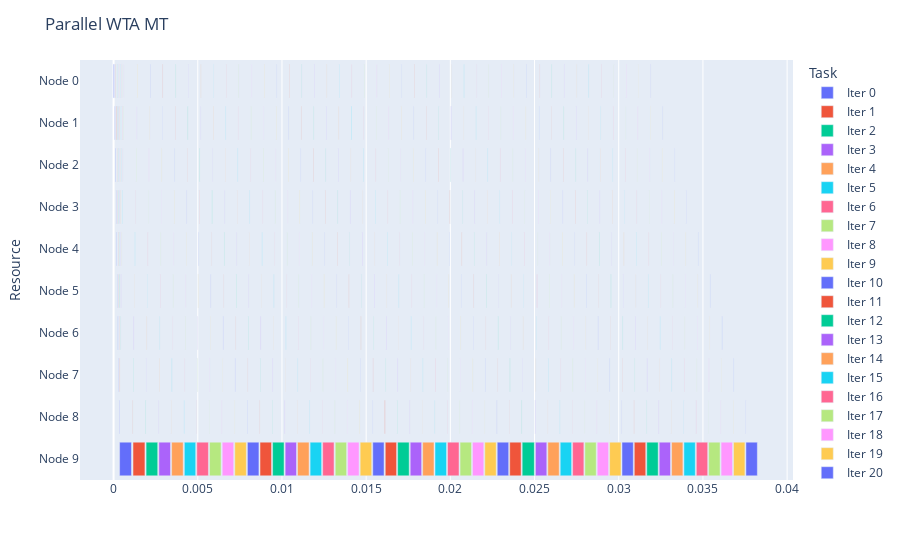

The cell this chart's notebook holds for it:
### Code cell
fig = getDataGantt(logs[1], "Parallel WTA MT")
fig.show()

### Figure 1 — Plotly figure (JSON) as saved in the notebook; plotly's stock layout.template omitted (floating-point values rounded to 4 significant figures)
{"data": [{"alignmentgroup": "True", "base": [0, 7.296e-05, 0.0001087, 0.0001528, 0.0001872, 0.0002201, 0.0002534, 0.0002894, 0.0003264, 0.0003574], "hovertemplate": "Task=Iter 0<br>Start=%{base}<br>Finish=%{x}<br>Resource=%{y}<extra></extra>", "legendgroup": "Iter 0", "marker": {"color": "#636efa", "pattern": {"shape": ""}}, "name": "Iter 0", "offsetgroup": "Iter 0", "orientation": "h", "showlegend": true, "textposition": "auto", "type": "bar", "x": [3.552e-05, 1.669e-05, 2.432e-05, 1.502e-05, 1.502e-05, 1.526e-05, 1.526e-05, 1.621e-05, 1.645e-05, 0.000705], "xaxis": "x", "y": ["Node 0", "Node 1", "Node 2", "Node 3", "Node 4", "Node 5", "Node 6", "Node 7", "Node 8", "Node 9"], "yaxis": "y"}, {"alignmentgroup": "True", "base": [0.0001228, 0.0001876, 0.0002177, 0.0002401, 0.0002639, 0.0002985, 0.000334, 0.0003705, 0.001132, 0.001154], "hovertemplate": "Task=Iter 1<br>Start=%{base}<br>Finish=%{x}<br>Resource=%{y}<extra></extra>", "legendgroup": "Iter 1", "marker": {"color": "#EF553B", "pattern": {"shape": ""}}, "name": "Iter 1", "offsetgroup": "Iter 1", "orientation": "h", "showlegend": true, "textposition": "auto", "type": "bar", "x": [1.144e-05, 1.764e-05, 1.144e-05, 1.049e-05, 1.025e-05, 1.049e-05, 1.025e-05, 1.121e-05, 1.097e-05, 0.0007083], "xaxis": "x", "y": ["Node 0", "Node 1", "Node 2", "Node 3", "Node 4", "Node 5", "Node 6", "Node 7", "Node 8", "Node 9"], "yaxis": "y"}, {"alignmentgroup": "True", "base": [0.0002244, 0.0002561, 0.0002782, 0.0003009, 0.0003338, 0.0003684, 0.0004041, 0.001167, 0.00191, 0.00193], "hovertemplate": "Task=Iter 2<br>Start=%{base}<br>Finish=%{x}<br>Resource=%{y}<extra></extra>", "legendgroup": "Iter 2", "marker": {"color": "#00cc96", "pattern": {"shape": ""}}, "name": "Iter 2", "offsetgroup": "Iter 2", "orientation": "h", "showlegend": true, "textposition": "auto", "type": "bar", "x": [9.775e-06, 1.121e-05, 1.192e-05, 1.001e-05, 9.537e-06, 9.537e-06, 1.049e-05, 1.025e-05, 1.001e-05, 0.0006909], "xaxis": "x", "y": ["Node 0", "Node 1", "Node 2", "Node 3", "Node 4", "Node 5", "Node 6", "Node 7", "Node 8", "Node 9"], "yaxis": "y"}, {"alignmentgroup": "True", "base": [0.0002847, 0.000315, 0.0003359, 0.0003674, 0.0004001, 0.0004373, 0.0012, 0.001942, 0.002669, 0.002689], "hovertemplate": "Task=Iter 3<br>Start=%{base}<br>Finish=%{x}<br>Resource=%{y}<extra></extra>", "legendgroup": "Iter 3", "marker": {"color": "#ab63fa", "pattern": {"shape": ""}}, "name": "Iter 3", "offsetgroup": "Iter 3", "orientation": "h", "showlegend": true, "textposition": "auto", "type": "bar", "x": [9.537e-06, 9.775e-06, 9.06e-06, 9.537e-06, 9.298e-06, 9.298e-06, 1.049e-05, 1.001e-05, 1.001e-05, 0.0006897], "xaxis": "x", "y": ["Node 0", "Node 1", "Node 2", "Node 3", "Node 4", "Node 5", "Node 6", "Node 7", "Node 8", "Node 9"], "yaxis": "y"}, {"alignmentgroup": "True", "base": [0.0003426, 0.00037, 0.0003998, 0.0004318, 0.0004692, 0.001234, 0.001973, 0.002701, 0.003426, 0.003446], "hovertemplate": "Task=Iter 4<br>Start=%{base}<br>Finish=%{x}<br>Resource=%{y}<extra></extra>", "legendgroup": "Iter 4", "marker": {"color": "#FFA15A", "pattern": {"shape": ""}}, "name": "Iter 4", "offsetgroup": "Iter 4", "orientation": "h", "showlegend": true, "textposition": "auto", "type": "bar", "x": [9.06e-06, 9.06e-06, 9.537e-06, 9.537e-06, 9.298e-06, 9.775e-06, 9.537e-06, 9.775e-06, 9.298e-06, 0.0006878], "xaxis": "x", "y": ["Node 0", "Node 1", "Node 2", "Node 3", "Node 4", "Node 5", "Node 6", "Node 7", "Node 8", "Node 9"], "yaxis": "y"}, {"alignmentgroup": "True", "base": [0.000397, 0.0004373, 0.0004661, 0.0005019, 0.001267, 0.002005, 0.002734, 0.00346, 0.004181, 0.004201], "hovertemplate": "Task=Iter 5<br>Start=%{base}<br>Finish=%{x}<br>Resource=%{y}<extra></extra>", "legendgroup": "Iter 5", "marker": {"color": "#19d3f3", "pattern": {"shape": ""}}, "name": "Iter 5", "offsetgroup": "Iter 5", "orientation": "h", "showlegend": true, "textposition": "auto", "type": "bar", "x": [9.298e-06, 9.537e-06, 9.775e-06, 9.06e-06, 1.001e-05, 9.537e-06, 9.775e-06, 1.168e-05, 9.537e-06, 0.0006766], "xaxis": "x", "y": ["Node 0", "Node 1", "Node 2", "Node 3", "Node 4", "Node 5", "Node 6", "Node 7", "Node 8", "Node 9"], "yaxis": "y"}, {"alignmentgroup": "True", "base": [0.0004637, 0.0005007, 0.0005331, 0.001299, 0.002037, 0.002767, 0.003495, 0.004213, 0.004923, 0.004943], "hovertemplate": "Task=Iter 6<br>Start=%{base}<br>Finish=%{x}<br>Resource=%{y}<extra></extra>", "legendgroup": "Iter 6", "marker": {"color": "#FF6692", "pattern": {"shape": ""}}, "name": "Iter 6", "offsetgroup": "Iter 6", "orientation": "h", "showlegend": true, "textposition": "auto", "type": "bar", "x": [8.821e-06, 9.537e-06, 9.06e-06, 1.001e-05, 9.06e-06, 9.775e-06, 9.298e-06, 9.537e-06, 9.298e-06, 0.00069], "xaxis": "x", "y": ["Node 0", "Node 1", "Node 2", "Node 3", "Node 4", "Node 5", "Node 6", "Node 7", "Node 8", "Node 9"], "yaxis": "y"}, {"alignmentgroup": "True", "base": [0.0005274, 0.0005646, 0.001332, 0.002068, 0.0028, 0.003527, 0.004246, 0.004954, 0.005679, 0.005699], "hovertemplate": "Task=Iter 7<br>Start=%{base}<br>Finish=%{x}<br>Resource=%{y}<extra></extra>", "legendgroup": "Iter 7", "marker": {"color": "#B6E880", "pattern": {"shape": ""}}, "name": "Iter 7", "offsetgroup": "Iter 7", "orientation": "h", "showlegend": true, "textposition": "auto", "type": "bar", "x": [9.298e-06, 9.537e-06, 9.775e-06, 9.06e-06, 9.537e-06, 9.775e-06, 1.025e-05, 9.537e-06, 9.775e-06, 0.0006845], "xaxis": "x", "y": ["Node 0", "Node 1", "Node 2", "Node 3", "Node 4", "Node 5", "Node 6", "Node 7", "Node 8", "Node 9"], "yaxis": "y"}, {"alignmentgroup": "True", "base": [0.0005908, 0.001365, 0.002098, 0.002832, 0.00356, 0.00428, 0.004986, 0.005711, 0.006431, 0.006451], "hovertemplate": "Task=Iter 8<br>Start=%{base}<br>Finish=%{x}<br>Resource=%{y}<extra></extra>", "legendgroup": "Iter 8", "marker": {"color": "#FF97FF", "pattern": {"shape": ""}}, "name": "Iter 8", "offsetgroup": "Iter 8", "orientation": "h", "showlegend": true, "textposition": "auto", "type": "bar", "x": [9.298e-06, 1.073e-05, 9.775e-06, 9.775e-06, 1.001e-05, 1.001e-05, 9.775e-06, 9.537e-06, 9.537e-06, 0.0006835], "xaxis": "x", "y": ["Node 0", "Node 1", "Node 2", "Node 3", "Node 4", "Node 5", "Node 6", "Node 7", "Node 8", "Node 9"], "yaxis": "y"}, {"alignmentgroup": "True", "base": [0.001393, 0.002138, 0.002865, 0.003593, 0.004313, 0.005018, 0.005744, 0.006464, 0.007178, 0.007198], "hovertemplate": "Task=Iter 9<br>Start=%{base}<br>Finish=%{x}<br>Resource=%{y}<extra></extra>", "legendgroup": "Iter 9", "marker": {"color": "#FECB52", "pattern": {"shape": ""}}, "name": "Iter 9", "offsetgroup": "Iter 9", "orientation": "h", "showlegend": true, "textposition": "auto", "type": "bar", "x": [1.025e-05, 1.001e-05, 9.298e-06, 9.775e-06, 9.537e-06, 9.298e-06, 1.001e-05, 9.537e-06, 9.298e-06, 0.0006871], "xaxis": "x", "y": ["Node 0", "Node 1", "Node 2", "Node 3", "Node 4", "Node 5", "Node 6", "Node 7", "Node 8", "Node 9"], "yaxis": "y"}, {"alignmentgroup": "True", "base": [0.002166, 0.002896, 0.003626, 0.004345, 0.00505, 0.005777, 0.006498, 0.00721, 0.007927, 0.007946], "hovertemplate": "Task=Iter 10<br>Start=%{base}<br>Finish=%{x}<br>Resource=%{y}<extra></extra>", "legendgroup": "Iter 10", "marker": {"color": "#636efa", "pattern": {"shape": ""}}, "name": "Iter 10", "offsetgroup": "Iter 10", "orientation": "h", "showlegend": true, "textposition": "auto", "type": "bar", "x": [1.073e-05, 1.025e-05, 1.025e-05, 9.537e-06, 9.775e-06, 1.001e-05, 1.001e-05, 9.775e-06, 9.537e-06, 0.0006862], "xaxis": "x", "y": ["Node 0", "Node 1", "Node 2", "Node 3", "Node 4", "Node 5", "Node 6", "Node 7", "Node 8", "Node 9"], "yaxis": "y"}, {"alignmentgroup": "True", "base": [0.002924, 0.00366, 0.004378, 0.005082, 0.00581, 0.00653, 0.007242, 0.007959, 0.008675, 0.008696], "hovertemplate": "Task=Iter 11<br>Start=%{base}<br>Finish=%{x}<br>Resource=%{y}<extra></extra>", "legendgroup": "Iter 11", "marker": {"color": "#EF553B", "pattern": {"shape": ""}}, "name": "Iter 11", "offsetgroup": "Iter 11", "orientation": "h", "showlegend": true, "textposition": "auto", "type": "bar", "x": [1.001e-05, 1.049e-05, 9.775e-06, 9.537e-06, 9.537e-06, 9.537e-06, 1.001e-05, 9.298e-06, 9.537e-06, 0.0006838], "xaxis": "x", "y": ["Node 0", "Node 1", "Node 2", "Node 3", "Node 4", "Node 5", "Node 6", "Node 7", "Node 8", "Node 9"], "yaxis": "y"}, {"alignmentgroup": "True", "base": [0.003688, 0.004411, 0.005123, 0.005842, 0.006562, 0.007275, 0.007993, 0.008707, 0.009422, 0.009442], "hovertemplate": "Task=Iter 12<br>Start=%{base}<br>Finish=%{x}<br>Resource=%{y}<extra></extra>", "legendgroup": "Iter 12", "marker": {"color": "#00cc96", "pattern": {"shape": ""}}, "name": "Iter 12", "offsetgroup": "Iter 12", "orientation": "h", "showlegend": true, "textposition": "auto", "type": "bar", "x": [1.025e-05, 1.025e-05, 9.775e-06, 9.537e-06, 9.298e-06, 9.298e-06, 9.775e-06, 9.537e-06, 9.298e-06, 0.0006835], "xaxis": "x", "y": ["Node 0", "Node 1", "Node 2", "Node 3", "Node 4", "Node 5", "Node 6", "Node 7", "Node 8", "Node 9"], "yaxis": "y"}, {"alignmentgroup": "True", "base": [0.004439, 0.005156, 0.005873, 0.006594, 0.007308, 0.008025, 0.008741, 0.009454, 0.01017, 0.01019], "hovertemplate": "Task=Iter 13<br>Start=%{base}<br>Finish=%{x}<br>Resource=%{y}<extra></extra>", "legendgroup": "Iter 13", "marker": {"color": "#ab63fa", "pattern": {"shape": ""}}, "name": "Iter 13", "offsetgroup": "Iter 13", "orientation": "h", "showlegend": true, "textposition": "auto", "type": "bar", "x": [1.001e-05, 9.775e-06, 9.298e-06, 9.537e-06, 9.537e-06, 9.06e-06, 1.121e-05, 9.537e-06, 9.537e-06, 0.0006745], "xaxis": "x", "y": ["Node 0", "Node 1", "Node 2", "Node 3", "Node 4", "Node 5", "Node 6", "Node 7", "Node 8", "Node 9"], "yaxis": "y"}, {"alignmentgroup": "True", "base": [0.005185, 0.005907, 0.006627, 0.007341, 0.008057, 0.008776, 0.009488, 0.0102, 0.0109, 0.01092], "hovertemplate": "Task=Iter 14<br>Start=%{base}<br>Finish=%{x}<br>Resource=%{y}<extra></extra>", "legendgroup": "Iter 14", "marker": {"color": "#FFA15A", "pattern": {"shape": ""}}, "name": "Iter 14", "offsetgroup": "Iter 14", "orientation": "h", "showlegend": true, "textposition": "auto", "type": "bar", "x": [9.537e-06, 1.001e-05, 1.049e-05, 9.298e-06, 9.06e-06, 1.001e-05, 9.775e-06, 1.001e-05, 9.298e-06, 0.0006869], "xaxis": "x", "y": ["Node 0", "Node 1", "Node 2", "Node 3", "Node 4", "Node 5", "Node 6", "Node 7", "Node 8", "Node 9"], "yaxis": "y"}, {"alignmentgroup": "True", "base": [0.005934, 0.006662, 0.007374, 0.008089, 0.008811, 0.00952, 0.01023, 0.01094, 0.01165, 0.01167], "hovertemplate": "Task=Iter 15<br>Start=%{base}<br>Finish=%{x}<br>Resource=%{y}<extra></extra>", "legendgroup": "Iter 15", "marker": {"color": "#19d3f3", "pattern": {"shape": ""}}, "name": "Iter 15", "offsetgroup": "Iter 15", "orientation": "h", "showlegend": true, "textposition": "auto", "type": "bar", "x": [1.001e-05, 1.049e-05, 1.025e-05, 9.298e-06, 1.073e-05, 9.298e-06, 1.001e-05, 9.537e-06, 9.537e-06, 0.000684], "xaxis": "x", "y": ["Node 0", "Node 1", "Node 2", "Node 3", "Node 4", "Node 5", "Node 6", "Node 7", "Node 8", "Node 9"], "yaxis": "y"}, {"alignmentgroup": "True", "base": [0.006691, 0.007407, 0.008126, 0.008845, 0.009552, 0.01027, 0.01097, 0.01168, 0.0124, 0.01242], "hovertemplate": "Task=Iter 16<br>Start=%{base}<br>Finish=%{x}<br>Resource=%{y}<extra></extra>", "legendgroup": "Iter 16", "marker": {"color": "#FF6692", "pattern": {"shape": ""}}, "name": "Iter 16", "offsetgroup": "Iter 16", "orientation": "h", "showlegend": true, "textposition": "auto", "type": "bar", "x": [1.025e-05, 9.298e-06, 1.001e-05, 9.298e-06, 9.537e-06, 9.298e-06, 9.06e-06, 9.298e-06, 9.298e-06, 0.0006766], "xaxis": "x", "y": ["Node 0", "Node 1", "Node 2", "Node 3", "Node 4", "Node 5", "Node 6", "Node 7", "Node 8", "Node 9"], "yaxis": "y"}, {"alignmentgroup": "True", "base": [0.007436, 0.008158, 0.008874, 0.009585, 0.0103, 0.011, 0.01172, 0.01243, 0.01314, 0.01316], "hovertemplate": "Task=Iter 17<br>Start=%{base}<br>Finish=%{x}<br>Resource=%{y}<extra></extra>", "legendgroup": "Iter 17", "marker": {"color": "#B6E880", "pattern": {"shape": ""}}, "name": "Iter 17", "offsetgroup": "Iter 17", "orientation": "h", "showlegend": true, "textposition": "auto", "type": "bar", "x": [1.049e-05, 1.049e-05, 9.775e-06, 1.001e-05, 9.537e-06, 9.298e-06, 9.775e-06, 9.537e-06, 9.298e-06, 0.000675], "xaxis": "x", "y": ["Node 0", "Node 1", "Node 2", "Node 3", "Node 4", "Node 5", "Node 6", "Node 7", "Node 8", "Node 9"], "yaxis": "y"}, {"alignmentgroup": "True", "base": [0.008186, 0.008907, 0.009617, 0.01033, 0.01103, 0.01175, 0.01246, 0.01318, 0.01388, 0.0139], "hovertemplate": "Task=Iter 18<br>Start=%{base}<br>Finish=%{x}<br>Resource=%{y}<extra></extra>", "legendgroup": "Iter 18", "marker": {"color": "#FF97FF", "pattern": {"shape": ""}}, "name": "Iter 18", "offsetgroup": "Iter 18", "orientation": "h", "showlegend": true, "textposition": "auto", "type": "bar", "x": [1.049e-05, 9.537e-06, 1.001e-05, 9.537e-06, 9.06e-06, 9.298e-06, 9.298e-06, 9.537e-06, 9.06e-06, 0.0006804], "xaxis": "x", "y": ["Node 0", "Node 1", "Node 2", "Node 3", "Node 4", "Node 5", "Node 6", "Node 7", "Node 8", "Node 9"], "yaxis": "y"}, {"alignmentgroup": "True", "base": [0.008934, 0.009651, 0.01036, 0.01106, 0.01178, 0.01249, 0.01321, 0.01391, 0.01462, 0.01464], "hovertemplate": "Task=Iter 19<br>Start=%{base}<br>Finish=%{x}<br>Resource=%{y}<extra></extra>", "legendgroup": "Iter 19", "marker": {"color": "#FECB52", "pattern": {"shape": ""}}, "name": "Iter 19", "offsetgroup": "Iter 19", "orientation": "h", "showlegend": true, "textposition": "auto", "type": "bar", "x": [9.775e-06, 1.001e-05, 1.025e-05, 9.537e-06, 9.537e-06, 9.298e-06, 9.298e-06, 9.537e-06, 9.537e-06, 0.0006862], "xaxis": "x", "y": ["Node 0", "Node 1", "Node 2", "Node 3", "Node 4", "Node 5", "Node 6", "Node 7", "Node 8", "Node 9"], "yaxis": "y"}, {"alignmentgroup": "True", "base": [0.009678, 0.01039, 0.01109, 0.01181, 0.01253, 0.01324, 0.01394, 0.01466, 0.01537, 0.01539], "hovertemplate": "Task=Iter 20<br>Start=%{base}<br>Finish=%{x}<br>Resource=%{y}<extra></extra>", "legendgroup": "Iter 20", "marker": {"color": "#636efa", "pattern": {"shape": ""}}, "name": "Iter 20", "offsetgroup": "Iter 20", "orientation": "h", "showlegend": true, "textposition": "auto", "type": "bar", "x": [1.097e-05, 1.073e-05, 1.073e-05, 1.049e-05, 1.025e-05, 1.001e-05, 1.001e-05, 1.025e-05, 9.775e-06, 0.0006723], "xaxis": "x", "y": ["Node 0", "Node 1", "Node 2", "Node 3", "Node 4", "Node 5", "Node 6", "Node 7", "Node 8", "Node 9"], "yaxis": "y"}, {"alignmentgroup": "True", "base": [0.01042, 0.01114, 0.01185, 0.01256, 0.01327, 0.01398, 0.01469, 0.0154, 0.01611, 0.01613], "hovertemplate": "Task=Iter 21<br>Start=%{base}<br>Finish=%{x}<br>Resource=%{y}<extra></extra>", "legendgroup": "Iter 21", "marker": {"color": "#EF553B", "pattern": {"shape": ""}}, "name": "Iter 21", "offsetgroup": "Iter 21", "orientation": "h", "showlegend": true, "textposition": "auto", "type": "bar", "x": [1.025e-05, 1.025e-05, 1.073e-05, 9.775e-06, 9.537e-06, 9.06e-06, 9.298e-06, 9.775e-06, 1.836e-05, 0.0006721], "xaxis": "x", "y": ["Node 0", "Node 1", "Node 2", "Node 3", "Node 4", "Node 5", "Node 6", "Node 7", "Node 8", "Node 9"], "yaxis": "y"}, {"alignmentgroup": "True", "base": [0.01116, 0.01188, 0.01259, 0.0133, 0.01401, 0.01472, 0.01544, 0.01615, 0.01685, 0.01687], "hovertemplate": "Task=Iter 22<br>Start=%{base}<br>Finish=%{x}<br>Resource=%{y}<extra></extra>", "legendgroup": "Iter 22", "marker": {"color": "#00cc96", "pattern": {"shape": ""}}, "name": "Iter 22", "offsetgroup": "Iter 22", "orientation": "h", "showlegend": true, "textposition": "auto", "type": "bar", "x": [1.001e-05, 9.537e-06, 1.025e-05, 9.537e-06, 9.775e-06, 9.537e-06, 9.298e-06, 9.537e-06, 9.775e-06, 0.0006883], "xaxis": "x", "y": ["Node 0", "Node 1", "Node 2", "Node 3", "Node 4", "Node 5", "Node 6", "Node 7", "Node 8", "Node 9"], "yaxis": "y"}, {"alignmentgroup": "True", "base": [0.01191, 0.01262, 0.01334, 0.01404, 0.01475, 0.01547, 0.01618, 0.01688, 0.0176, 0.01762], "hovertemplate": "Task=Iter 23<br>Start=%{base}<br>Finish=%{x}<br>Resource=%{y}<extra></extra>", "legendgroup": "Iter 23", "marker": {"color": "#ab63fa", "pattern": {"shape": ""}}, "name": "Iter 23", "offsetgroup": "Iter 23", "orientation": "h", "showlegend": true, "textposition": "auto", "type": "bar", "x": [9.775e-06, 1.001e-05, 1.025e-05, 9.298e-06, 9.775e-06, 9.537e-06, 9.06e-06, 9.775e-06, 9.06e-06, 0.0006797], "xaxis": "x", "y": ["Node 0", "Node 1", "Node 2", "Node 3", "Node 4", "Node 5", "Node 6", "Node 7", "Node 8", "Node 9"], "yaxis": "y"}, {"alignmentgroup": "True", "base": [0.01265, 0.01337, 0.01407, 0.01479, 0.0155, 0.01621, 0.01691, 0.01763, 0.01834, 0.01836], "hovertemplate": "Task=Iter 24<br>Start=%{base}<br>Finish=%{x}<br>Resource=%{y}<extra></extra>", "legendgroup": "Iter 24", "marker": {"color": "#FFA15A", "pattern": {"shape": ""}}, "name": "Iter 24", "offsetgroup": "Iter 24", "orientation": "h", "showlegend": true, "textposition": "auto", "type": "bar", "x": [9.775e-06, 1.025e-05, 9.537e-06, 9.537e-06, 9.06e-06, 9.775e-06, 8.821e-06, 9.775e-06, 9.298e-06, 0.0006735], "xaxis": "x", "y": ["Node 0", "Node 1", "Node 2", "Node 3", "Node 4", "Node 5", "Node 6", "Node 7", "Node 8", "Node 9"], "yaxis": "y"}, {"alignmentgroup": "True", "base": [0.0134, 0.0141, 0.01482, 0.01553, 0.01624, 0.01694, 0.01766, 0.01837, 0.01907, 0.01909], "hovertemplate": "Task=Iter 25<br>Start=%{base}<br>Finish=%{x}<br>Resource=%{y}<extra></extra>", "legendgroup": "Iter 25", "marker": {"color": "#19d3f3", "pattern": {"shape": ""}}, "name": "Iter 25", "offsetgroup": "Iter 25", "orientation": "h", "showlegend": true, "textposition": "auto", "type": "bar", "x": [1.001e-05, 1.788e-05, 1.025e-05, 9.775e-06, 9.537e-06, 9.298e-06, 9.537e-06, 9.775e-06, 9.298e-06, 0.0006852], "xaxis": "x", "y": ["Node 0", "Node 1", "Node 2", "Node 3", "Node 4", "Node 5", "Node 6", "Node 7", "Node 8", "Node 9"], "yaxis": "y"}, {"alignmentgroup": "True", "base": [0.01414, 0.01485, 0.01556, 0.01628, 0.01697, 0.01769, 0.0184, 0.0191, 0.01981, 0.01983], "hovertemplate": "Task=Iter 26<br>Start=%{base}<br>Finish=%{x}<br>Resource=%{y}<extra></extra>", "legendgroup": "Iter 26", "marker": {"color": "#FF6692", "pattern": {"shape": ""}}, "name": "Iter 26", "offsetgroup": "Iter 26", "orientation": "h", "showlegend": true, "textposition": "auto", "type": "bar", "x": [1.049e-05, 9.06e-06, 9.775e-06, 9.775e-06, 9.298e-06, 9.298e-06, 9.298e-06, 1.764e-05, 9.298e-06, 0.0006833], "xaxis": "x", "y": ["Node 0", "Node 1", "Node 2", "Node 3", "Node 4", "Node 5", "Node 6", "Node 7", "Node 8", "Node 9"], "yaxis": "y"}, {"alignmentgroup": "True", "base": [0.01488, 0.0156, 0.01631, 0.01701, 0.01773, 0.01843, 0.01914, 0.01985, 0.02056, 0.02058], "hovertemplate": "Task=Iter 27<br>Start=%{base}<br>Finish=%{x}<br>Resource=%{y}<extra></extra>", "legendgroup": "Iter 27", "marker": {"color": "#B6E880", "pattern": {"shape": ""}}, "name": "Iter 27", "offsetgroup": "Iter 27", "orientation": "h", "showlegend": true, "textposition": "auto", "type": "bar", "x": [1.001e-05, 1.049e-05, 9.537e-06, 9.298e-06, 9.775e-06, 9.06e-06, 9.06e-06, 9.298e-06, 9.537e-06, 0.000679], "xaxis": "x", "y": ["Node 0", "Node 1", "Node 2", "Node 3", "Node 4", "Node 5", "Node 6", "Node 7", "Node 8", "Node 9"], "yaxis": "y"}, {"alignmentgroup": "True", "base": [0.01562, 0.01634, 0.01704, 0.01776, 0.01847, 0.01917, 0.01988, 0.02059, 0.02129, 0.02131], "hovertemplate": "Task=Iter 28<br>Start=%{base}<br>Finish=%{x}<br>Resource=%{y}<extra></extra>", "legendgroup": "Iter 28", "marker": {"color": "#FF97FF", "pattern": {"shape": ""}}, "name": "Iter 28", "offsetgroup": "Iter 28", "orientation": "h", "showlegend": true, "textposition": "auto", "type": "bar", "x": [1.025e-05, 9.537e-06, 1.001e-05, 9.537e-06, 9.537e-06, 9.298e-06, 9.06e-06, 9.537e-06, 9.298e-06, 0.0006723], "xaxis": "x", "y": ["Node 0", "Node 1", "Node 2", "Node 3", "Node 4", "Node 5", "Node 6", "Node 7", "Node 8", "Node 9"], "yaxis": "y"}, {"alignmentgroup": "True", "base": [0.01637, 0.01707, 0.01779, 0.0185, 0.01921, 0.01991, 0.02062, 0.02133, 0.02203, 0.02205], "hovertemplate": "Task=Iter 29<br>Start=%{base}<br>Finish=%{x}<br>Resource=%{y}<extra></extra>", "legendgroup": "Iter 29", "marker": {"color": "#FECB52", "pattern": {"shape": ""}}, "name": "Iter 29", "offsetgroup": "Iter 29", "orientation": "h", "showlegend": true, "textposition": "auto", "type": "bar", "x": [1.049e-05, 9.06e-06, 9.537e-06, 9.298e-06, 9.537e-06, 9.06e-06, 9.06e-06, 9.537e-06, 8.821e-06, 0.0006788], "xaxis": "x", "y": ["Node 0", "Node 1", "Node 2", "Node 3", "Node 4", "Node 5", "Node 6", "Node 7", "Node 8", "Node 9"], "yaxis": "y"}, {"alignmentgroup": "True", "base": [0.0171, 0.01782, 0.01853, 0.01924, 0.01994, 0.02065, 0.02136, 0.02206, 0.02276, 0.02278], "hovertemplate": "Task=Iter 30<br>Start=%{base}<br>Finish=%{x}<br>Resource=%{y}<extra></extra>", "legendgroup": "Iter 30", "marker": {"color": "#636efa", "pattern": {"shape": ""}}, "name": "Iter 30", "offsetgroup": "Iter 30", "orientation": "h", "showlegend": true, "textposition": "auto", "type": "bar", "x": [9.775e-06, 9.06e-06, 9.298e-06, 9.298e-06, 9.298e-06, 9.06e-06, 9.06e-06, 9.06e-06, 9.537e-06, 0.0006807], "xaxis": "x", "y": ["Node 0", "Node 1", "Node 2", "Node 3", "Node 4", "Node 5", "Node 6", "Node 7", "Node 8", "Node 9"], "yaxis": "y"}, {"alignmentgroup": "True", "base": [0.01785, 0.01856, 0.01927, 0.01997, 0.02068, 0.02139, 0.02209, 0.0228, 0.0235, 0.02352], "hovertemplate": "Task=Iter 31<br>Start=%{base}<br>Finish=%{x}<br>Resource=%{y}<extra></extra>", "legendgroup": "Iter 31", "marker": {"color": "#EF553B", "pattern": {"shape": ""}}, "name": "Iter 31", "offsetgroup": "Iter 31", "orientation": "h", "showlegend": true, "textposition": "auto", "type": "bar", "x": [9.775e-06, 8.821e-06, 1.001e-05, 9.537e-06, 9.537e-06, 9.298e-06, 8.821e-06, 9.775e-06, 9.298e-06, 0.000679], "xaxis": "x", "y": ["Node 0", "Node 1", "Node 2", "Node 3", "Node 4", "Node 5", "Node 6", "Node 7", "Node 8", "Node 9"], "yaxis": "y"}, {"alignmentgroup": "True", "base": [0.01859, 0.0193, 0.02, 0.02071, 0.02142, 0.02212, 0.02283, 0.02354, 0.02425, 0.02427], "hovertemplate": "Task=Iter 32<br>Start=%{base}<br>Finish=%{x}<br>Resource=%{y}<extra></extra>", "legendgroup": "Iter 32", "marker": {"color": "#00cc96", "pattern": {"shape": ""}}, "name": "Iter 32", "offsetgroup": "Iter 32", "orientation": "h", "showlegend": true, "textposition": "auto", "type": "bar", "x": [9.537e-06, 9.06e-06, 1.001e-05, 9.537e-06, 9.298e-06, 9.537e-06, 8.821e-06, 9.537e-06, 9.298e-06, 0.0007234], "xaxis": "x", "y": ["Node 0", "Node 1", "Node 2", "Node 3", "Node 4", "Node 5", "Node 6", "Node 7", "Node 8", "Node 9"], "yaxis": "y"}, {"alignmentgroup": "True", "base": [0.01933, 0.02004, 0.02075, 0.02145, 0.02216, 0.02286, 0.02357, 0.02428, 0.02503, 0.02505], "hovertemplate": "Task=Iter 33<br>Start=%{base}<br>Finish=%{x}<br>Resource=%{y}<extra></extra>", "legendgroup": "Iter 33", "marker": {"color": "#ab63fa", "pattern": {"shape": ""}}, "name": "Iter 33", "offsetgroup": "Iter 33", "orientation": "h", "showlegend": true, "textposition": "auto", "type": "bar", "x": [9.537e-06, 1.025e-05, 9.775e-06, 9.775e-06, 9.537e-06, 9.06e-06, 9.298e-06, 9.537e-06, 9.298e-06, 0.0006769], "xaxis": "x", "y": ["Node 0", "Node 1", "Node 2", "Node 3", "Node 4", "Node 5", "Node 6", "Node 7", "Node 8", "Node 9"], "yaxis": "y"}, {"alignmentgroup": "True", "base": [0.02006, 0.02078, 0.02149, 0.02219, 0.02289, 0.0236, 0.02431, 0.02506, 0.02577, 0.02579], "hovertemplate": "Task=Iter 34<br>Start=%{base}<br>Finish=%{x}<br>Resource=%{y}<extra></extra>", "legendgroup": "Iter 34", "marker": {"color": "#FFA15A", "pattern": {"shape": ""}}, "name": "Iter 34", "offsetgroup": "Iter 34", "orientation": "h", "showlegend": true, "textposition": "auto", "type": "bar", "x": [9.298e-06, 9.298e-06, 9.775e-06, 9.537e-06, 9.06e-06, 9.537e-06, 9.298e-06, 9.537e-06, 9.298e-06, 0.0006759], "xaxis": "x", "y": ["Node 0", "Node 1", "Node 2", "Node 3", "Node 4", "Node 5", "Node 6", "Node 7", "Node 8", "Node 9"], "yaxis": "y"}, {"alignmentgroup": "True", "base": [0.02081, 0.02152, 0.02222, 0.02292, 0.02363, 0.02434, 0.0251, 0.0258, 0.0265, 0.02652], "hovertemplate": "Task=Iter 35<br>Start=%{base}<br>Finish=%{x}<br>Resource=%{y}<extra></extra>", "legendgroup": "Iter 35", "marker": {"color": "#19d3f3", "pattern": {"shape": ""}}, "name": "Iter 35", "offsetgroup": "Iter 35", "orientation": "h", "showlegend": true, "textposition": "auto", "type": "bar", "x": [1.025e-05, 9.298e-06, 9.537e-06, 9.298e-06, 9.298e-06, 9.537e-06, 9.06e-06, 9.298e-06, 9.537e-06, 0.0006764], "xaxis": "x", "y": ["Node 0", "Node 1", "Node 2", "Node 3", "Node 4", "Node 5", "Node 6", "Node 7", "Node 8", "Node 9"], "yaxis": "y"}, {"alignmentgroup": "True", "base": [0.02155, 0.02225, 0.02295, 0.02367, 0.02438, 0.02514, 0.02583, 0.02654, 0.02724, 0.02726], "hovertemplate": "Task=Iter 36<br>Start=%{base}<br>Finish=%{x}<br>Resource=%{y}<extra></extra>", "legendgroup": "Iter 36", "marker": {"color": "#FF6692", "pattern": {"shape": ""}}, "name": "Iter 36", "offsetgroup": "Iter 36", "orientation": "h", "showlegend": true, "textposition": "auto", "type": "bar", "x": [9.06e-06, 9.06e-06, 9.298e-06, 9.537e-06, 9.298e-06, 1.335e-05, 9.06e-06, 9.537e-06, 9.298e-06, 0.0006695], "xaxis": "x", "y": ["Node 0", "Node 1", "Node 2", "Node 3", "Node 4", "Node 5", "Node 6", "Node 7", "Node 8", "Node 9"], "yaxis": "y"}, {"alignmentgroup": "True", "base": [0.02228, 0.02299, 0.0237, 0.02441, 0.02518, 0.02587, 0.02657, 0.02727, 0.02797, 0.02799], "hovertemplate": "Task=Iter 37<br>Start=%{base}<br>Finish=%{x}<br>Resource=%{y}<extra></extra>", "legendgroup": "Iter 37", "marker": {"color": "#B6E880", "pattern": {"shape": ""}}, "name": "Iter 37", "offsetgroup": "Iter 37", "orientation": "h", "showlegend": true, "textposition": "auto", "type": "bar", "x": [9.298e-06, 9.06e-06, 1.001e-05, 9.537e-06, 9.537e-06, 9.298e-06, 9.537e-06, 9.537e-06, 9.06e-06, 0.0006759], "xaxis": "x", "y": ["Node 0", "Node 1", "Node 2", "Node 3", "Node 4", "Node 5", "Node 6", "Node 7", "Node 8", "Node 9"], "yaxis": "y"}, {"alignmentgroup": "True", "base": [0.02301, 0.02373, 0.02444, 0.02521, 0.0259, 0.0266, 0.02731, 0.028, 0.0287, 0.02872], "hovertemplate": "Task=Iter 38<br>Start=%{base}<br>Finish=%{x}<br>Resource=%{y}<extra></extra>", "legendgroup": "Iter 38", "marker": {"color": "#FF97FF", "pattern": {"shape": ""}}, "name": "Iter 38", "offsetgroup": "Iter 38", "orientation": "h", "showlegend": true, "textposition": "auto", "type": "bar", "x": [9.298e-06, 8.821e-06, 1.001e-05, 9.537e-06, 9.06e-06, 9.537e-06, 1.097e-05, 9.06e-06, 9.06e-06, 0.0006776], "xaxis": "x", "y": ["Node 0", "Node 1", "Node 2", "Node 3", "Node 4", "Node 5", "Node 6", "Node 7", "Node 8", "Node 9"], "yaxis": "y"}, {"alignmentgroup": "True", "base": [0.02376, 0.02447, 0.02524, 0.02593, 0.02663, 0.02734, 0.02803, 0.02873, 0.02944, 0.02946], "hovertemplate": "Task=Iter 39<br>Start=%{base}<br>Finish=%{x}<br>Resource=%{y}<extra></extra>", "legendgroup": "Iter 39", "marker": {"color": "#FECB52", "pattern": {"shape": ""}}, "name": "Iter 39", "offsetgroup": "Iter 39", "orientation": "h", "showlegend": true, "textposition": "auto", "type": "bar", "x": [9.298e-06, 9.298e-06, 9.537e-06, 9.298e-06, 9.537e-06, 9.537e-06, 8.821e-06, 9.537e-06, 9.537e-06, 0.0006759], "xaxis": "x", "y": ["Node 0", "Node 1", "Node 2", "Node 3", "Node 4", "Node 5", "Node 6", "Node 7", "Node 8", "Node 9"], "yaxis": "y"}, {"alignmentgroup": "True", "base": [0.0245, 0.02527, 0.02596, 0.02667, 0.02737, 0.02806, 0.02877, 0.02947, 0.03017, 0.03019], "hovertemplate": "Task=Iter 40<br>Start=%{base}<br>Finish=%{x}<br>Resource=%{y}<extra></extra>", "legendgroup": "Iter 40", "marker": {"color": "#636efa", "pattern": {"shape": ""}}, "name": "Iter 40", "offsetgroup": "Iter 40", "orientation": "h", "showlegend": true, "textposition": "auto", "type": "bar", "x": [9.775e-06, 9.06e-06, 9.537e-06, 9.537e-06, 9.298e-06, 9.06e-06, 9.06e-06, 9.775e-06, 9.06e-06, 0.0006719], "xaxis": "x", "y": ["Node 0", "Node 1", "Node 2", "Node 3", "Node 4", "Node 5", "Node 6", "Node 7", "Node 8", "Node 9"], "yaxis": "y"}, {"alignmentgroup": "True", "base": [0.0253, 0.02599, 0.0267, 0.02741, 0.0281, 0.0288, 0.0295, 0.03021, 0.0309, 0.03092], "hovertemplate": "Task=Iter 41<br>Start=%{base}<br>Finish=%{x}<br>Resource=%{y}<extra></extra>", "legendgroup": "Iter 41", "marker": {"color": "#EF553B", "pattern": {"shape": ""}}, "name": "Iter 41", "offsetgroup": "Iter 41", "orientation": "h", "showlegend": true, "textposition": "auto", "type": "bar", "x": [9.537e-06, 9.06e-06, 1.001e-05, 9.537e-06, 9.298e-06, 9.298e-06, 9.06e-06, 9.537e-06, 8.821e-06, 0.0006812], "xaxis": "x", "y": ["Node 0", "Node 1", "Node 2", "Node 3", "Node 4", "Node 5", "Node 6", "Node 7", "Node 8", "Node 9"], "yaxis": "y"}, {"alignmentgroup": "True", "base": [0.02602, 0.02673, 0.02744, 0.02813, 0.02883, 0.02954, 0.03024, 0.03094, 0.03164, 0.03166], "hovertemplate": "Task=Iter 42<br>Start=%{base}<br>Finish=%{x}<br>Resource=%{y}<extra></extra>", "legendgroup": "Iter 42", "marker": {"color": "#00cc96", "pattern": {"shape": ""}}, "name": "Iter 42", "offsetgroup": "Iter 42", "orientation": "h", "showlegend": true, "textposition": "auto", "type": "bar", "x": [9.537e-06, 9.06e-06, 9.537e-06, 9.298e-06, 9.298e-06, 9.298e-06, 9.537e-06, 9.298e-06, 9.537e-06, 0.0006793], "xaxis": "x", "y": ["Node 0", "Node 1", "Node 2", "Node 3", "Node 4", "Node 5", "Node 6", "Node 7", "Node 8", "Node 9"], "yaxis": "y"}, {"alignmentgroup": "True", "base": [0.02676, 0.02747, 0.02816, 0.02886, 0.02957, 0.03027, 0.03097, 0.03168, 0.03238, 0.0324], "hovertemplate": "Task=Iter 43<br>Start=%{base}<br>Finish=%{x}<br>Resource=%{y}<extra></extra>", "legendgroup": "Iter 43", "marker": {"color": "#ab63fa", "pattern": {"shape": ""}}, "name": "Iter 43", "offsetgroup": "Iter 43", "orientation": "h", "showlegend": true, "textposition": "auto", "type": "bar", "x": [9.537e-06, 9.06e-06, 8.821e-06, 9.298e-06, 9.298e-06, 9.06e-06, 9.298e-06, 9.298e-06, 9.537e-06, 0.0006709], "xaxis": "x", "y": ["Node 0", "Node 1", "Node 2", "Node 3", "Node 4", "Node 5", "Node 6", "Node 7", "Node 8", "Node 9"], "yaxis": "y"}, {"alignmentgroup": "True", "base": [0.0275, 0.0282, 0.0289, 0.0296, 0.0303, 0.031, 0.03171, 0.03242, 0.03312, 0.03314], "hovertemplate": "Task=Iter 44<br>Start=%{base}<br>Finish=%{x}<br>Resource=%{y}<extra></extra>", "legendgroup": "Iter 44", "marker": {"color": "#FFA15A", "pattern": {"shape": ""}}, "name": "Iter 44", "offsetgroup": "Iter 44", "orientation": "h", "showlegend": true, "textposition": "auto", "type": "bar", "x": [9.298e-06, 9.298e-06, 9.537e-06, 9.537e-06, 1.097e-05, 9.298e-06, 1.025e-05, 9.775e-06, 9.537e-06, 0.0006714], "xaxis": "x", "y": ["Node 0", "Node 1", "Node 2", "Node 3", "Node 4", "Node 5", "Node 6", "Node 7", "Node 8", "Node 9"], "yaxis": "y"}, {"alignmentgroup": "True", "base": [0.02822, 0.02893, 0.02963, 0.03034, 0.03103, 0.03174, 0.03245, 0.03315, 0.03385, 0.03387], "hovertemplate": "Task=Iter 45<br>Start=%{base}<br>Finish=%{x}<br>Resource=%{y}<extra></extra>", "legendgroup": "Iter 45", "marker": {"color": "#19d3f3", "pattern": {"shape": ""}}, "name": "Iter 45", "offsetgroup": "Iter 45", "orientation": "h", "showlegend": true, "textposition": "auto", "type": "bar", "x": [9.298e-06, 8.821e-06, 1.025e-05, 9.298e-06, 9.298e-06, 9.298e-06, 9.298e-06, 9.537e-06, 9.06e-06, 0.0006773], "xaxis": "x", "y": ["Node 0", "Node 1", "Node 2", "Node 3", "Node 4", "Node 5", "Node 6", "Node 7", "Node 8", "Node 9"], "yaxis": "y"}, {"alignmentgroup": "True", "base": [0.02895, 0.02967, 0.03037, 0.03106, 0.03178, 0.03248, 0.03318, 0.03388, 0.03459, 0.03461], "hovertemplate": "Task=Iter 46<br>Start=%{base}<br>Finish=%{x}<br>Resource=%{y}<extra></extra>", "legendgroup": "Iter 46", "marker": {"color": "#FF6692", "pattern": {"shape": ""}}, "name": "Iter 46", "offsetgroup": "Iter 46", "orientation": "h", "showlegend": true, "textposition": "auto", "type": "bar", "x": [9.537e-06, 9.06e-06, 9.298e-06, 9.06e-06, 9.775e-06, 9.537e-06, 9.298e-06, 9.537e-06, 9.537e-06, 0.0006757], "xaxis": "x", "y": ["Node 0", "Node 1", "Node 2", "Node 3", "Node 4", "Node 5", "Node 6", "Node 7", "Node 8", "Node 9"], "yaxis": "y"}, {"alignmentgroup": "True", "base": [0.02969, 0.03041, 0.03109, 0.03181, 0.03251, 0.03322, 0.03392, 0.03462, 0.03532, 0.03534], "hovertemplate": "Task=Iter 47<br>Start=%{base}<br>Finish=%{x}<br>Resource=%{y}<extra></extra>", "legendgroup": "Iter 47", "marker": {"color": "#B6E880", "pattern": {"shape": ""}}, "name": "Iter 47", "offsetgroup": "Iter 47", "orientation": "h", "showlegend": true, "textposition": "auto", "type": "bar", "x": [9.06e-06, 9.06e-06, 8.821e-06, 9.537e-06, 9.06e-06, 9.537e-06, 9.06e-06, 9.775e-06, 9.298e-06, 0.0006773], "xaxis": "x", "y": ["Node 0", "Node 1", "Node 2", "Node 3", "Node 4", "Node 5", "Node 6", "Node 7", "Node 8", "Node 9"], "yaxis": "y"}, {"alignmentgroup": "True", "base": [0.03043, 0.03114, 0.03184, 0.03255, 0.03325, 0.03395, 0.03465, 0.03535, 0.03606, 0.03608], "hovertemplate": "Task=Iter 48<br>Start=%{base}<br>Finish=%{x}<br>Resource=%{y}<extra></extra>", "legendgroup": "Iter 48", "marker": {"color": "#FF97FF", "pattern": {"shape": ""}}, "name": "Iter 48", "offsetgroup": "Iter 48", "orientation": "h", "showlegend": true, "textposition": "auto", "type": "bar", "x": [9.537e-06, 9.298e-06, 9.298e-06, 9.298e-06, 1.049e-05, 9.06e-06, 8.821e-06, 9.537e-06, 8.821e-06, 0.0006816], "xaxis": "x", "y": ["Node 0", "Node 1", "Node 2", "Node 3", "Node 4", "Node 5", "Node 6", "Node 7", "Node 8", "Node 9"], "yaxis": "y"}, {"alignmentgroup": "True", "base": [0.03116, 0.03187, 0.03258, 0.03328, 0.03398, 0.03468, 0.03539, 0.03609, 0.0368, 0.03682], "hovertemplate": "Task=Iter 49<br>Start=%{base}<br>Finish=%{x}<br>Resource=%{y}<extra></extra>", "legendgroup": "Iter 49", "marker": {"color": "#FECB52", "pattern": {"shape": ""}}, "name": "Iter 49", "offsetgroup": "Iter 49", "orientation": "h", "showlegend": true, "textposition": "auto", "type": "bar", "x": [9.06e-06, 9.06e-06, 9.537e-06, 9.537e-06, 9.298e-06, 9.06e-06, 9.775e-06, 9.298e-06, 9.298e-06, 0.0006766], "xaxis": "x", "y": ["Node 0", "Node 1", "Node 2", "Node 3", "Node 4", "Node 5", "Node 6", "Node 7", "Node 8", "Node 9"], "yaxis": "y"}, {"alignmentgroup": "True", "base": [0.0319, 0.03261, 0.03332, 0.03401, 0.03472, 0.03542, 0.03613, 0.03683, 0.03753, 0.03755], "hovertemplate": "Task=Iter 50<br>Start=%{base}<br>Finish=%{x}<br>Resource=%{y}<extra></extra>", "legendgroup": "Iter 50", "marker": {"color": "#636efa", "pattern": {"shape": ""}}, "name": "Iter 50", "offsetgroup": "Iter 50", "orientation": "h", "showlegend": true, "textposition": "auto", "type": "bar", "x": [8.821e-06, 9.298e-06, 9.06e-06, 9.06e-06, 9.537e-06, 9.06e-06, 1.121e-05, 9.298e-06, 9.06e-06, 0.000679], "xaxis": "x", "y": ["Node 0", "Node 1", "Node 2", "Node 3", "Node 4", "Node 5", "Node 6", "Node 7", "Node 8", "Node 9"], "yaxis": "y"}], "layout": {"barmode": "overlay", "legend": {"title": {"text": "Task"}, "tracegroupgap": 0}, "margin": {"t": 60}, "title": {"text": "Parallel WTA MT"}, "xaxis": {"anchor": "y", "domain": [0, 1], "type": "linear"}, "yaxis": {"anchor": "x", "autorange": "reversed", "domain": [0, 1], "title": {"text": "Resource"}}}}
